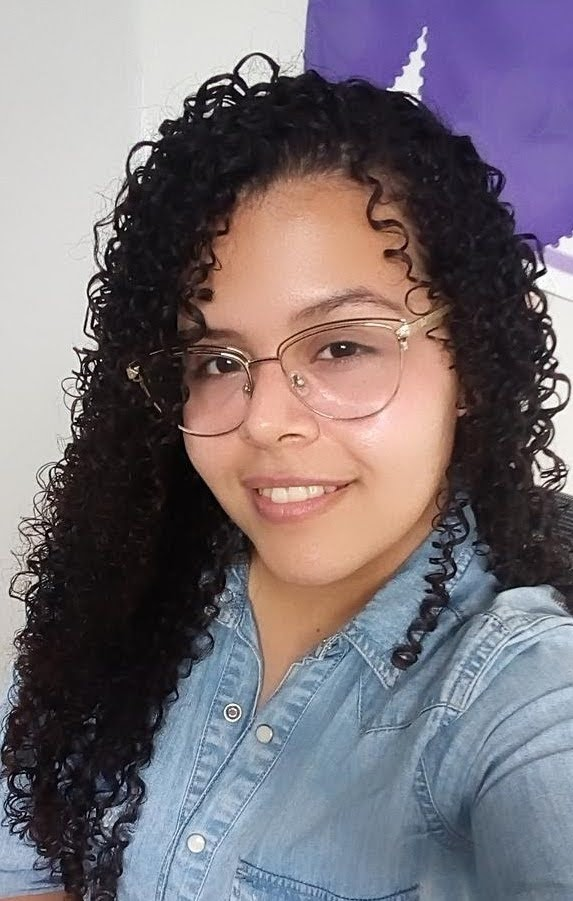
#> input picture tecnicas_de_filtragem/foto.jpg, 573 x 901 px
$ python tecnica_de_filtragem.py
#> lines starting #> are read from the running program, lines starting #| are printed output that depends on the picture
import cv2


img = cv2.imread('foto.jpg',1)
#> img is the input picture: shape (901, 573, 3); mean B, G, R 118.6, 112.3, 120.4
imgGray = cv2.cvtColor(img,cv2.COLOR_RGB2GRAY)
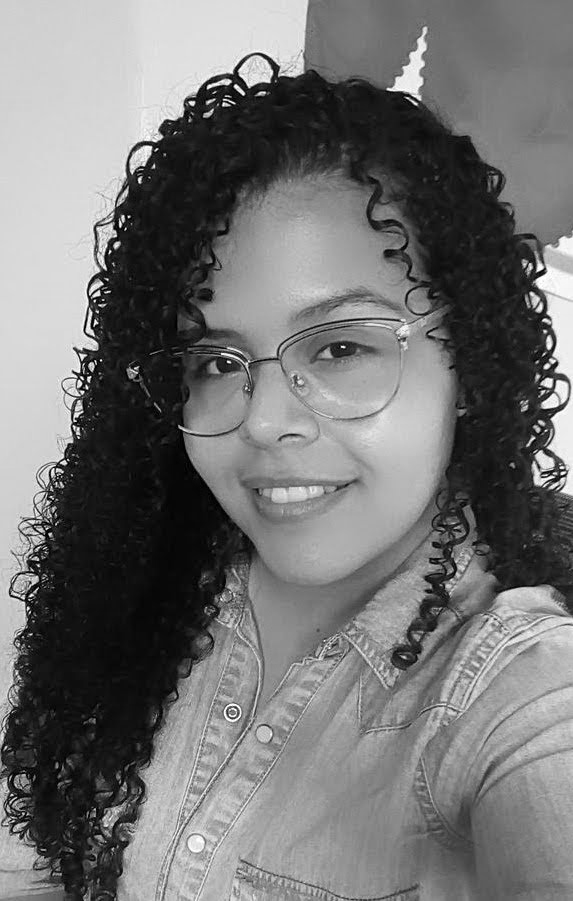
#> imgGray: shape (901, 573); min 0, max 255, mean 115.1


# Filter Averaging
blur = cv2.blur(imgGray,(5,5))
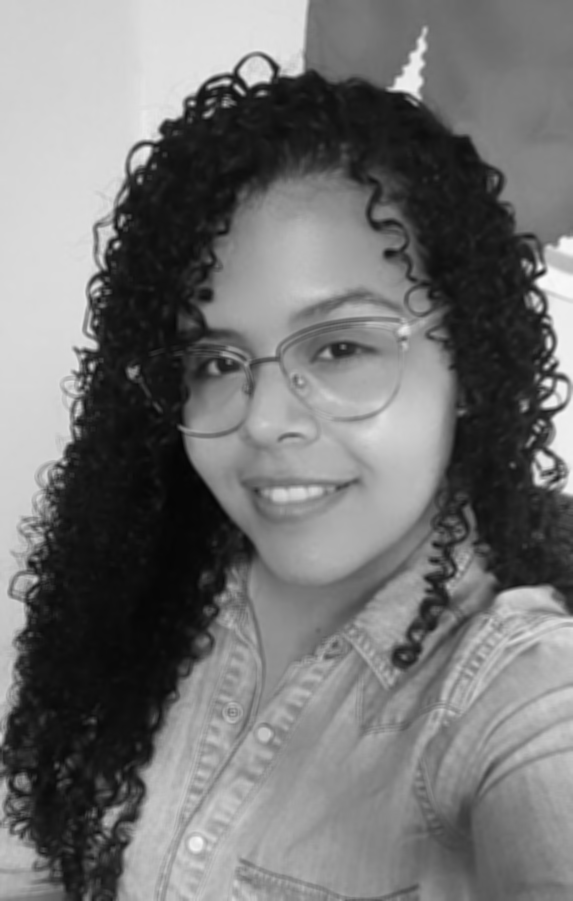
#> blur: shape (901, 573); min 5, max 249, mean 115.1


# Filter Median
median = cv2.medianBlur(imgGray,5)


# Filtro Gaussian
gaussian = cv2.GaussianBlur(imgGray,(5,5),0)


cv2.imwrite('Averaging.jpg',blur)
cv2.imwrite('Median.jpg',median)
cv2.imwrite('Gaussian.jpg',gaussian)

cv2.imshow('Gray image',imgGray)
cv2.imshow('Averaging',blur)
cv2.imshow('Median',median)
cv2.imshow('Gaussian',gaussian)
cv2.waitKey()
cv2.destroyAllWindows()
